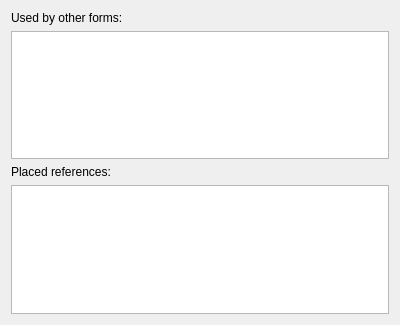
<?xml version="1.0" encoding="UTF-8"?>
<ui version="4.0">
 <class>FormUseInfoDialog</class>
 <widget class="QDialog" name="FormUseInfoDialog">
  <property name="geometry">
   <rect>
    <x>0</x>
    <y>0</y>
    <width>400</width>
    <height>325</height>
   </rect>
  </property>
  <property name="minimumSize">
   <size>
    <width>400</width>
    <height>325</height>
   </size>
  </property>
  <property name="windowTitle">
   <string>Use Report</string>
  </property>
  <layout class="QGridLayout" name="gridLayout">
   <item row="0" column="0">
    <widget class="QLabel" name="label">
     <property name="text">
      <string>Used by other forms:</string>
     </property>
     <property name="buddy">
      <cstring>usesInGeneral</cstring>
     </property>
    </widget>
   </item>
   <item row="1" column="0">
    <widget class="FormUseInfoList" name="usesInGeneral">
     <property name="whatsThis">
      <string>&lt;html&gt;&lt;head/&gt;&lt;body&gt;&lt;p&gt;This is a list of all forms that use this form. Double-click any listed form to open its edit dialog.&lt;/p&gt;&lt;/body&gt;&lt;/html&gt;</string>
     </property>
     <property name="selectionMode">
      <enum>QAbstractItemView::SingleSelection</enum>
     </property>
     <property name="selectionBehavior">
      <enum>QAbstractItemView::SelectRows</enum>
     </property>
     <property name="wordWrap">
      <bool>false</bool>
     </property>
     <property name="cornerButtonEnabled">
      <bool>false</bool>
     </property>
    </widget>
   </item>
   <item row="2" column="0">
    <widget class="QLabel" name="label_2">
     <property name="text">
      <string>Placed references:</string>
     </property>
     <property name="buddy">
      <cstring>usesAsBaseForm</cstring>
     </property>
    </widget>
   </item>
   <item row="3" column="0">
    <widget class="FormUseInfoList" name="usesAsBaseForm">
     <property name="whatsThis">
      <string>&lt;html&gt;&lt;head/&gt;&lt;body&gt;&lt;p&gt;This is a list of references placed in the game world which use this form as their base form.&lt;/p&gt;&lt;/body&gt;&lt;/html&gt;</string>
     </property>
     <property name="selectionMode">
      <enum>QAbstractItemView::SingleSelection</enum>
     </property>
     <property name="selectionBehavior">
      <enum>QAbstractItemView::SelectRows</enum>
     </property>
     <property name="wordWrap">
      <bool>false</bool>
     </property>
     <property name="cornerButtonEnabled">
      <bool>false</bool>
     </property>
    </widget>
   </item>
  </layout>
 </widget>
 <customwidgets>
  <customwidget>
   <class>FormUseInfoList</class>
   <extends>QTableView</extends>
   <header>form_use_info/use_info_list.h</header>
  </customwidget>
 </customwidgets>
 <resources/>
 <connections/>
</ui>
